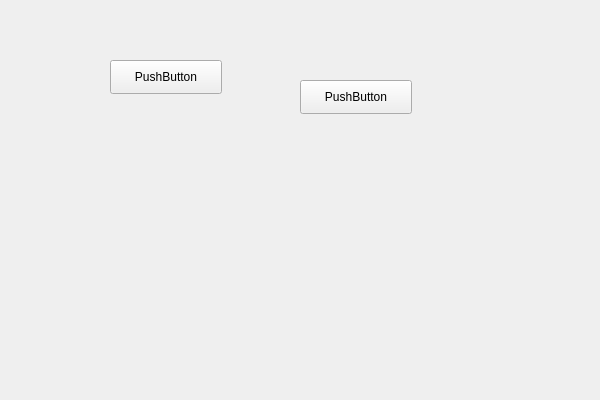
<?xml version="1.0" encoding="UTF-8"?>
<ui version="4.0">
 <class>TestTouMinClass</class>
 <widget class="QWidget" name="TestTouMinClass">
  <property name="geometry">
   <rect>
    <x>0</x>
    <y>0</y>
    <width>600</width>
    <height>400</height>
   </rect>
  </property>
  <property name="windowTitle">
   <string>TestTouMin</string>
  </property>
  <property name="styleSheet">
   <string notr="true">#pushButton{background-image: url(:/TestTouMin/19_big.jpg);}</string>
  </property>
  <widget class="QPushButton" name="pushButton">
   <property name="geometry">
    <rect>
     <x>110</x>
     <y>60</y>
     <width>112</width>
     <height>34</height>
    </rect>
   </property>
   <property name="text">
    <string>PushButton</string>
   </property>
  </widget>
  <widget class="QPushButton" name="pushButton_2">
   <property name="geometry">
    <rect>
     <x>300</x>
     <y>80</y>
     <width>112</width>
     <height>34</height>
    </rect>
   </property>
   <property name="text">
    <string>PushButton</string>
   </property>
  </widget>
 </widget>
 <layoutdefault spacing="6" margin="11"/>
 <resources>
  <include location="TestTouMin.qrc"/>
 </resources>
 <connections/>
</ui>
